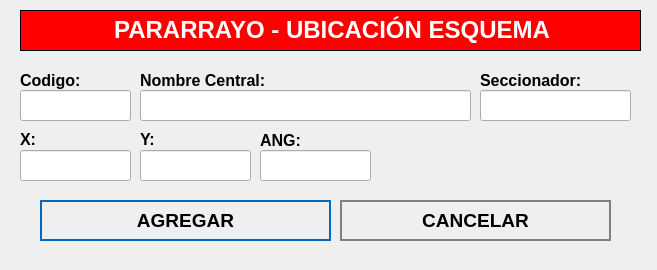
<?xml version="1.0" encoding="UTF-8"?>
<ui version="4.0">
 <class>NewBook</class>
 <widget class="QWidget" name="NewBook">
  <property name="geometry">
   <rect>
    <x>0</x>
    <y>0</y>
    <width>657</width>
    <height>270</height>
   </rect>
  </property>
  <property name="windowTitle">
   <string>Nuevo Registro</string>
  </property>
  <property name="styleSheet">
   <string notr="true">QPushButton
{	
	height: 2em;
 	border-style: solid;
	border-width: 2px;
 	border-color: grey;
	font-weight: bold;
}

QPushButton:hover
{
   	background-color:grey;
	color:white;
}</string>
  </property>
  <widget class="QLabel" name="label">
   <property name="geometry">
    <rect>
     <x>20</x>
     <y>10</y>
     <width>621</width>
     <height>41</height>
    </rect>
   </property>
   <property name="font">
    <font>
     <underline>false</underline>
    </font>
   </property>
   <property name="autoFillBackground">
    <bool>false</bool>
   </property>
   <property name="styleSheet">
    <string notr="true">background-color: red;</string>
   </property>
   <property name="frameShape">
    <enum>QFrame::Box</enum>
   </property>
   <property name="text">
    <string>&lt;html&gt;&lt;head/&gt;&lt;body&gt;&lt;p align=&quot;center&quot;&gt;&lt;span style=&quot; font-size:18pt; font-weight:600; color:#ffffff;&quot;&gt;PARARRAYO - UBICACIÓN ESQUEMA&lt;/span&gt;&lt;/p&gt;&lt;/body&gt;&lt;/html&gt;</string>
   </property>
  </widget>
  <widget class="QLabel" name="label_autoriza">
   <property name="geometry">
    <rect>
     <x>20</x>
     <y>70</y>
     <width>101</width>
     <height>21</height>
    </rect>
   </property>
   <property name="text">
    <string>&lt;html&gt;&lt;head/&gt;&lt;body&gt;&lt;p&gt;&lt;span style=&quot; font-size:12pt; font-weight:600;&quot;&gt;Codigo:&lt;/span&gt;&lt;/p&gt;&lt;/body&gt;&lt;/html&gt;</string>
   </property>
  </widget>
  <widget class="QLineEdit" name="inputCodigo">
   <property name="geometry">
    <rect>
     <x>20</x>
     <y>90</y>
     <width>111</width>
     <height>31</height>
    </rect>
   </property>
   <property name="font">
    <font>
     <pointsize>12</pointsize>
    </font>
   </property>
  </widget>
  <widget class="QLineEdit" name="inputNombre">
   <property name="geometry">
    <rect>
     <x>140</x>
     <y>90</y>
     <width>331</width>
     <height>31</height>
    </rect>
   </property>
   <property name="font">
    <font>
     <pointsize>12</pointsize>
    </font>
   </property>
  </widget>
  <widget class="QPushButton" name="addButton">
   <property name="geometry">
    <rect>
     <x>40</x>
     <y>200</y>
     <width>291</width>
     <height>41</height>
    </rect>
   </property>
   <property name="font">
    <font>
     <pointsize>14</pointsize>
     <weight>75</weight>
     <bold>true</bold>
    </font>
   </property>
   <property name="cursor">
    <cursorShape>PointingHandCursor</cursorShape>
   </property>
   <property name="styleSheet">
    <string notr="true">QPushButton
{	
	height: 2em;
 	border-style: solid;
	border-width: 2px;
 	border-color: #0069c0;
	font-weight: bold;
}

QPushButton:hover
{
   	background-color:#0069c0;
	color:white;
}</string>
   </property>
   <property name="text">
    <string>AGREGAR</string>
   </property>
   <property name="icon">
    <iconset>
     <normaloff>../assets/icons/add-icon.png</normaloff>../assets/icons/add-icon.png</iconset>
   </property>
   <property name="iconSize">
    <size>
     <width>30</width>
     <height>30</height>
    </size>
   </property>
   <property name="autoDefault">
    <bool>true</bool>
   </property>
   <property name="default">
    <bool>true</bool>
   </property>
   <property name="flat">
    <bool>true</bool>
   </property>
  </widget>
  <widget class="QPushButton" name="cancelButton">
   <property name="geometry">
    <rect>
     <x>340</x>
     <y>200</y>
     <width>271</width>
     <height>41</height>
    </rect>
   </property>
   <property name="font">
    <font>
     <pointsize>14</pointsize>
     <weight>75</weight>
     <bold>true</bold>
    </font>
   </property>
   <property name="cursor">
    <cursorShape>PointingHandCursor</cursorShape>
   </property>
   <property name="styleSheet">
    <string notr="true">QPushButton
{	
	height: 2em;
 	border-style: solid;
	border-width: 2px;
 	border-color: grey;
	font-weight: bold;
}

QPushButton:hover
{
   	background-color:grey;
	color:white;
}</string>
   </property>
   <property name="text">
    <string>CANCELAR</string>
   </property>
   <property name="icon">
    <iconset>
     <normaloff>../assets/icons/cancel-icon.png</normaloff>../assets/icons/cancel-icon.png</iconset>
   </property>
   <property name="iconSize">
    <size>
     <width>30</width>
     <height>30</height>
    </size>
   </property>
   <property name="autoDefault">
    <bool>true</bool>
   </property>
   <property name="default">
    <bool>true</bool>
   </property>
   <property name="flat">
    <bool>true</bool>
   </property>
  </widget>
  <widget class="QLabel" name="label_aquienVisita">
   <property name="geometry">
    <rect>
     <x>140</x>
     <y>70</y>
     <width>191</width>
     <height>21</height>
    </rect>
   </property>
   <property name="text">
    <string>&lt;html&gt;&lt;head/&gt;&lt;body&gt;&lt;p&gt;&lt;span style=&quot; font-size:12pt; font-weight:600;&quot;&gt;Nombre Central:&lt;/span&gt;&lt;/p&gt;&lt;/body&gt;&lt;/html&gt;</string>
   </property>
  </widget>
  <widget class="QLabel" name="label_horaIngreso">
   <property name="geometry">
    <rect>
     <x>20</x>
     <y>130</y>
     <width>71</width>
     <height>16</height>
    </rect>
   </property>
   <property name="text">
    <string>&lt;html&gt;&lt;head/&gt;&lt;body&gt;&lt;p&gt;&lt;span style=&quot; font-size:12pt; font-weight:600;&quot;&gt;X:&lt;/span&gt;&lt;/p&gt;&lt;/body&gt;&lt;/html&gt;</string>
   </property>
  </widget>
  <widget class="QLabel" name="label_horaSalida">
   <property name="geometry">
    <rect>
     <x>140</x>
     <y>130</y>
     <width>81</width>
     <height>16</height>
    </rect>
   </property>
   <property name="text">
    <string>&lt;html&gt;&lt;head/&gt;&lt;body&gt;&lt;p&gt;&lt;span style=&quot; font-size:12pt; font-weight:600;&quot;&gt;Y:&lt;/span&gt;&lt;/p&gt;&lt;/body&gt;&lt;/html&gt;</string>
   </property>
  </widget>
  <widget class="QLineEdit" name="inputX">
   <property name="geometry">
    <rect>
     <x>20</x>
     <y>150</y>
     <width>111</width>
     <height>31</height>
    </rect>
   </property>
   <property name="font">
    <font>
     <pointsize>12</pointsize>
    </font>
   </property>
  </widget>
  <widget class="QLineEdit" name="inputY">
   <property name="geometry">
    <rect>
     <x>140</x>
     <y>150</y>
     <width>111</width>
     <height>31</height>
    </rect>
   </property>
   <property name="font">
    <font>
     <pointsize>12</pointsize>
    </font>
   </property>
  </widget>
  <widget class="QLineEdit" name="inputSeccionador">
   <property name="geometry">
    <rect>
     <x>480</x>
     <y>90</y>
     <width>151</width>
     <height>31</height>
    </rect>
   </property>
   <property name="font">
    <font>
     <pointsize>12</pointsize>
    </font>
   </property>
  </widget>
  <widget class="QLabel" name="label_motivoVisita_3">
   <property name="geometry">
    <rect>
     <x>480</x>
     <y>70</y>
     <width>161</width>
     <height>21</height>
    </rect>
   </property>
   <property name="text">
    <string>&lt;html&gt;&lt;head/&gt;&lt;body&gt;&lt;p&gt;&lt;span style=&quot; font-size:12pt; font-weight:600;&quot;&gt;Seccionador:&lt;/span&gt;&lt;/p&gt;&lt;/body&gt;&lt;/html&gt;</string>
   </property>
  </widget>
  <widget class="QLabel" name="label_motivoVisita_2">
   <property name="geometry">
    <rect>
     <x>260</x>
     <y>130</y>
     <width>101</width>
     <height>21</height>
    </rect>
   </property>
   <property name="text">
    <string>&lt;html&gt;&lt;head/&gt;&lt;body&gt;&lt;p&gt;&lt;span style=&quot; font-size:12pt; font-weight:600;&quot;&gt;ANG:&lt;/span&gt;&lt;/p&gt;&lt;/body&gt;&lt;/html&gt;</string>
   </property>
  </widget>
  <widget class="QLineEdit" name="inputANG">
   <property name="geometry">
    <rect>
     <x>260</x>
     <y>150</y>
     <width>111</width>
     <height>31</height>
    </rect>
   </property>
   <property name="font">
    <font>
     <pointsize>12</pointsize>
    </font>
   </property>
  </widget>
 </widget>
 <tabstops>
  <tabstop>inputCodigo</tabstop>
  <tabstop>inputNombre</tabstop>
  <tabstop>addButton</tabstop>
  <tabstop>cancelButton</tabstop>
 </tabstops>
 <resources/>
 <connections/>
</ui>
